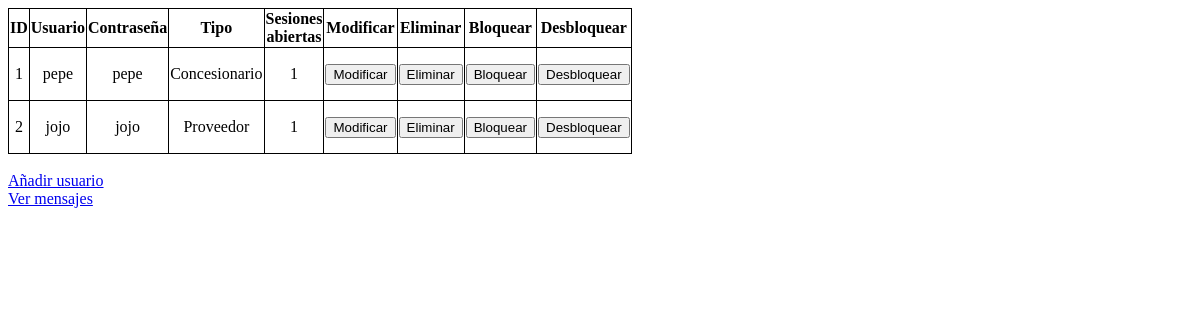
The page /Admin/admin.php on the database as committed earlier.
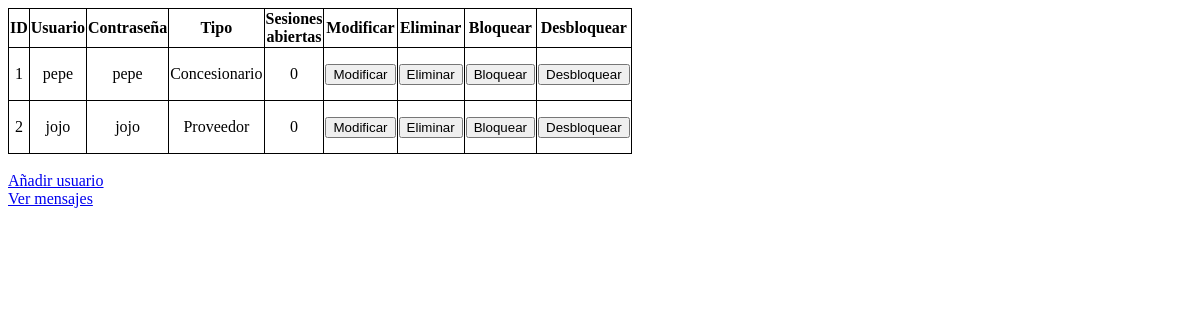
The same page on the database as committed later.
### tables this page shows
CREATE TABLE `usuario` (
  `id` int(11) NOT NULL,
  `username` varchar(15) NOT NULL,
  `password` varchar(20) NOT NULL,
  `tipo` varchar(20) NOT NULL,
  `numeroSesiones` int(11) NOT NULL
);

### Admin/admin.php (the view, shortened to what this page needs)
<!DOCTYPE html>
<html>
<head>
	<link rel="stylesheet" type="text/css" href="../estilos.css">
</head>
<body>
	<?php
			include("../db_connect/db_connect.php");
			$consulta = mysqli_query($connection, "SELECT * FROM usuario");
	?>
			<table class="listaUsers">
	            <tr>
	            	<td class="negrita">ID</td>
					<td class="negrita">Usuario</td>
					<td class="negrita">Contraseña</td>
					<td class="negrita">Tipo</td>
					<td class="negrita">Sesiones abiertas</td>
	                <td class="negrita">Modificar</td>
	                <td class="negrita">Eliminar</td>
	                <td class="negrita">Bloquear</td>
	                <td class="negrita">Desbloquear</td>
				</tr>
	<?php
			while($filas = mysqli_fetch_array($consulta))
			{
				$IDu=$filas['id'];
				$user=$filas['username'];
				$pass=$filas['password'];
				$tipo=$filas['tipo'];
				$numeroSesiones=$filas['numeroSesiones'];
	?>
				  <tr>
				  	<td><?php echo "<p>".$IDu."</p>";?></td>
					<td><?php echo "<p>".$user."</p>";?></td>
					<td><?php echo "<p>".$pass."</p>";?></td>
					<td><?php echo "<p>".$tipo."</p>";?></td>
					<td><?php echo "<p>".$numeroSesiones."</p>";?></td>
	                <td>
	                    <form method="post" action="modificarUser.php?ID=<?php echo $IDu;?>">
	                    	<input type="submit" value="Modificar" name="modificar" />
	                    </form>
	                </td>
	                <td>
	                	<form method="post" action="eliminarUser.php?ID=<?php echo $IDu;?>">
	                    	<input type="submit" value="Eliminar" name="eliminar" />
	                    </form>
	                </td>
	                <td>
	                    <form method="post" action="bloquearUser.php?ID=<?php echo $IDu;?>">
	                    	<input type="submit" value="Bloquear" name="bloquear" />
	                    </form>
	                </td>
	                <td>
	                	<form method="post" action="desbloquearUser.php?ID=<?php echo $IDu;?>">
	                    	<input type="submit" value="Desbloquear" name="desbloquear" />
	                    </form>
	                </td>
				  </tr>
	<?php
			}
	?>
			</table>
			<br />
			<a href="addUser.php">Añadir usuario</a>
			<br />
			<a href="mensajesAdmin.php">Ver mensajes</a>
</body>
</html>

### estilos.css (style rules this page uses)
.listaUsers { width: 40%; border: 1px solid black; border-collapse: collapse; }
.listaUsers td { border: 1px solid black; text-align: center; }
.negrita { font-weight: bold; }

Rows that differ between the two databases and show on the page:
changed usuario "pepe": numeroSesiones "1" → "0"
changed usuario "jojo": numeroSesiones "1" → "0"
